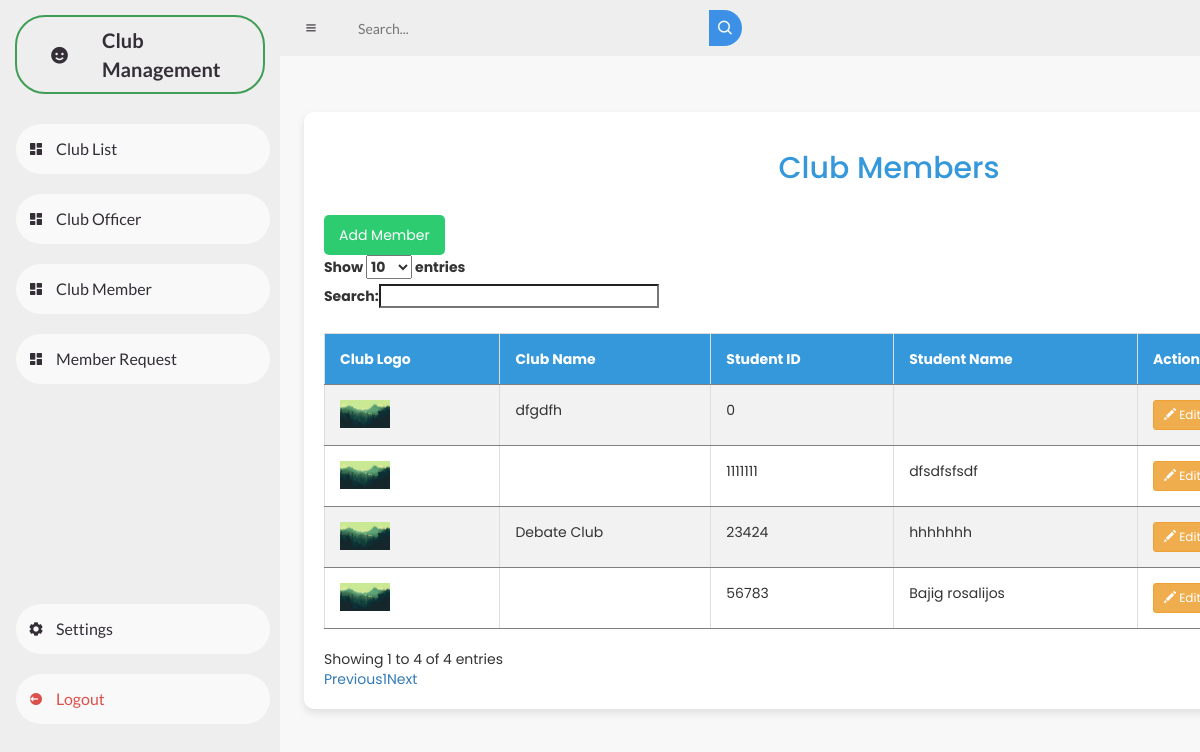
/clubmembers.php, run on an earlier commit of the app's database.
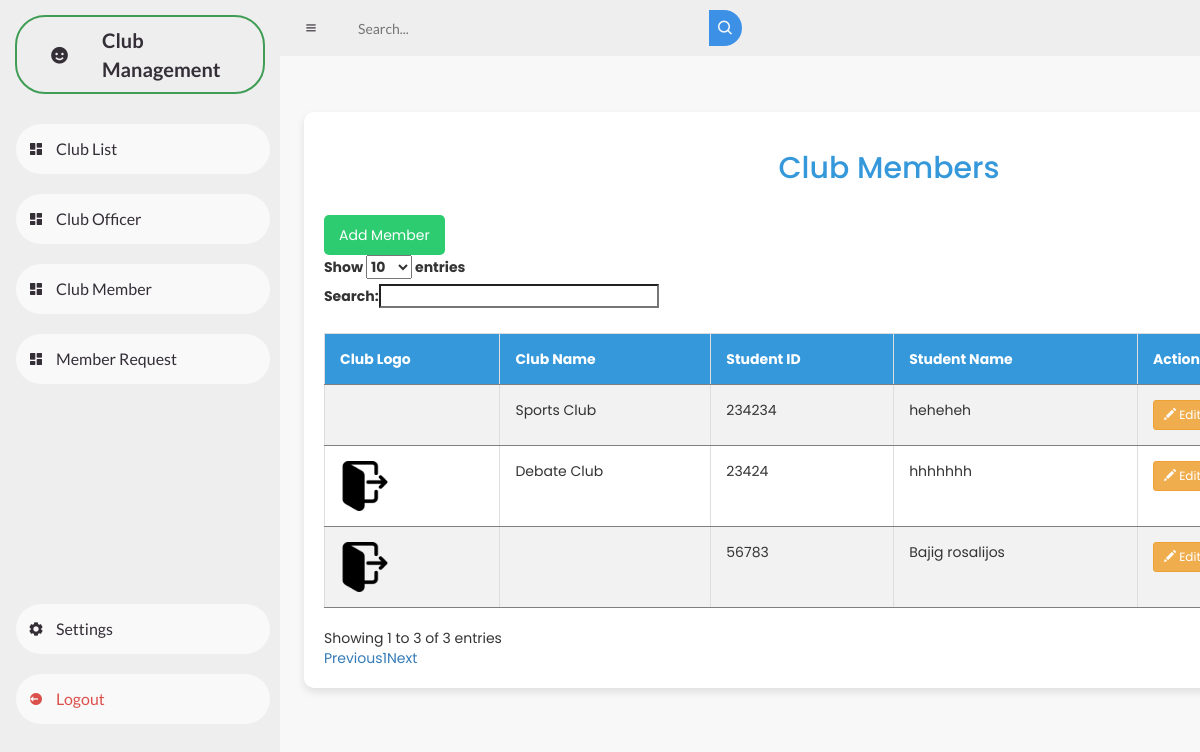
And on a later commit of the database.
### tables this page shows
CREATE TABLE `clubmembers` (
  `ClubID` int(11) NOT NULL,
  `StudentID` int(11) NOT NULL,
  `StudentName` varchar(200) NOT NULL,
  `Status` tinyint(1) NOT NULL DEFAULT 0
);

CREATE TABLE `clubs` (
  `ClubID` int(11) NOT NULL,
  `ClubLogo` varchar(255) NOT NULL,
  `ClubName` varchar(255) NOT NULL,
  `Status` enum('Accredited','Not Accredited') NOT NULL DEFAULT 'Not Accredited'
);

### clubmembers.php (the view, shortened to what this page needs)
<?php
include("db.php");
?>
<!DOCTYPE html>
<html lang="en">
<head>
    <link href='https://unpkg.com/boxicons@2.0.9/css/boxicons.min.css' rel='stylesheet'>
    <link rel="stylesheet" href="dash.css">
    <link rel="stylesheet" href="https://maxcdn.bootstrapcdn.com/bootstrap/3.4.1/css/bootstrap.min.css">
    <link rel="stylesheet" href="https://cdn.datatables.net/1.10.20/css/dataTables.bootstrap.min.css">
    <link href="https://cdn.jsdelivr.net/npm/remixicon@2.5.0/fonts/remixicon.css" rel="stylesheet">
</head>
<body>
    <section id="sidebar">
        <a href="#" class="brand">
            <i class='bx bxs-smile'></i>
            <span class="text">Club Management</span>
        </a>
        <ul class="side-menu top">
            <li>
                <a href="index.php">
                    <i class='bx bxs-dashboard'></i>
                    <span class="text">Club List</span>
                </a>
            </li>
            <li>
                <a href="clubofficer.php">
                    <i class='bx bxs-dashboard'></i>
                    <span class="text">Club Officer</span>
                </a>
            </li>
            <li>
                <a href="clubmembers.php">
                    <i class='bx bxs-dashboard'></i>
                    <span class="text">Club Member</span>
                </a>
            </li>
            <li>
                <a href="memreq.php">
                    <i class='bx bxs-dashboard'></i>
                    <span class="text">Member Request</span>
                </a>
            </li>
        </ul>
        <ul class="side-menu">
            <li>
                <a href="#">
                    <i class='bx bxs-cog'></i>
                    <span class="text">Settings</span>
                </a>
            </li>
            <li>
                <a href="userclublist.php" class="logout">
                    <i class='bx bxs-log-out-circle'></i>
                    <span class="text">Logout</span>
                </a>
            </li>
        </ul>
    </section>
    <section id="content">
        <nav>
            <i class='bx bx-menu'></i>
            <form action="#">
                <div class="form-input">
                    <input type="search" placeholder="Search...">
                    <button type="submit" class="search-btn"><i class='bx bx-search'></i></button>
                </div>
            </form>
        </nav>
        <main class="main-content">
            <div class="container">
                <h2 style="text-align: center; color: #3498db;">Club Members</h2>
                <button style="text-align: center;" class="add-clubs-btn" onclick="location.href='addmembers.php';">Add Member</button>
                <table id="exampleTable" class="table table-striped table-bordered">
                    <thead id="thead">
                        <tr>
                            <th>Club Logo</th>
                            <th>Club Name</th>
                            <th>Student ID</th>
                            <th>Student Name</th>
                            <th>Actions</th>
                        </tr>
                    </thead>
                    <tbody id="tbody">
                        <?php
                        $sql = "SELECT clubs.ClubName, clubs.ClubLogo, clubmembers.StudentID, clubmembers.StudentName
                            FROM clubmembers
                            INNER JOIN clubs ON clubmembers.ClubID = clubs.ClubID";
                        $result = $conn->query($sql);
                        if ($result->num_rows > 0) {
                            $prevClubName = '';
                            while ($row = $result->fetch_assoc()) {
                                $clubLogoDisplay = $row["ClubLogo"] ? '<img src="' . $row["ClubLogo"] . '" alt="Club Logo" width="50">' : '';
                                $clubNameDisplay = ($row["ClubName"] !== $prevClubName) ? $row["ClubName"] : '';
                                $prevClubName = $row["ClubName"];
                                echo '<tr>
                                <td>' . $clubLogoDisplay . '</td>
                                <td>' . $clubNameDisplay . '</td>
                                <td>' . $row["StudentID"] . '</td>
                                <td>' . $row["StudentName"] . '</td>
                                <td>
                                    <a href="edit_member.php?StudentID=' . $row["StudentID"] . '" class="btn btn-warning btn-sm"><i class="glyphicon glyphicon-pencil"></i> Edit </a>
                                    <a href="delete_member.php?StudentID=' . $row["StudentID"] . '" class="btn btn-danger btn-sm"><i class="glyphicon glyphicon-trash"></i> Delete </a>
                                </td>
                            </tr>';
                            }
                            echo "</table>";
                        } else {
                            echo '<tr><td colspan="5" style="text-align: center;">No data available</td></tr>';
                        }
                        ?>
            </div>
        </main>
</body>
</html>

What changed in the data, as far as the page shows it:
no longer on this page (row unchanged): clubmembers: ClubID.ClubLogo (picture), ClubID.ClubName "dfgdfh", StudentID "0"
no longer on this page (row unchanged): clubmembers: ClubID.ClubLogo (picture), StudentID "1111111", StudentName "dfsdfsfsdf"
changed through a linked row, clubmembers "hhhhhhh": ClubID.ClubLogo: a different picture
changed through a linked row, clubmembers "Bajig rosalijos": ClubID.ClubLogo: a different picture
added clubmembers: ClubID.ClubName "Sports Club", StudentID "234234", StudentName "heheheh"
Also different on the page:
text written by a page script: "Show entries Search: Showing 1 to 4 of 4 entries Previous 1 Next" → "Show entries Search: Showing 1 to 3 of 3 entries Previous 1 Next"
